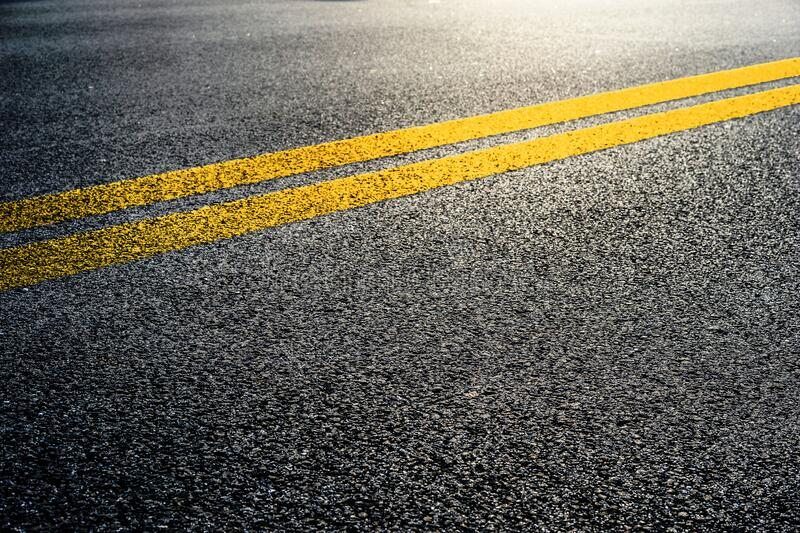
#> input picture double-yellow-lines.jpg, 800 x 533 px, given in place of the camera
$ python backup.py
#> lines starting #> are read from the running program, lines starting #| are printed output that depends on the picture; after the words box and inside, x2 and y2 are one past the last pixel; in counts of white or black regions, pixels touching at a corner belong together
import cv2
import numpy as np

# [109 lines left out: functions bild, select_rgb_white_yellow, gpt, senkrecht, not called in this run]


def line_vedio_detection():
    lower_yellow = np.array([10, 100, 20])
    upper_yellow = np.array([40, 255, 255])

    video = cv2.VideoCapture(0)

    while True:
        success, img = video.read()
#> img is the input picture: shape (533, 800, 3); mean B, G, R 87.2, 101.1, 105.1
        hsv = cv2.cvtColor(img, cv2.COLOR_BGR2HSV)
#> hsv: shape (533, 800, 3); mean H, S, V 54, 58.1, 107.8
        mask = cv2.inRange(hsv, lower_yellow, upper_yellow)
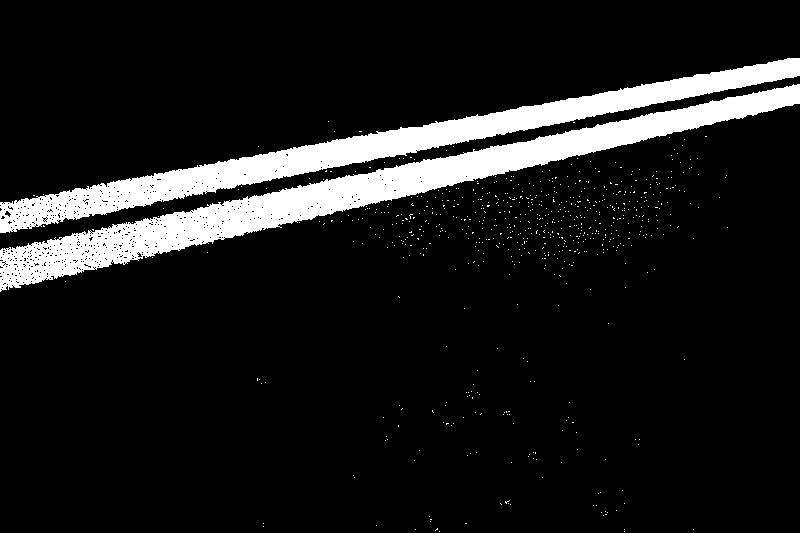
#> mask: shape (533, 800); 10.5% white; 682 white regions (680 under 20 px), largest, box (x1, y1, x2, y2) and area: (0, 84, 800, 292) 24288, (0, 58, 800, 233) 19795
        blur = cv2.GaussianBlur(mask, (5, 5), 0)
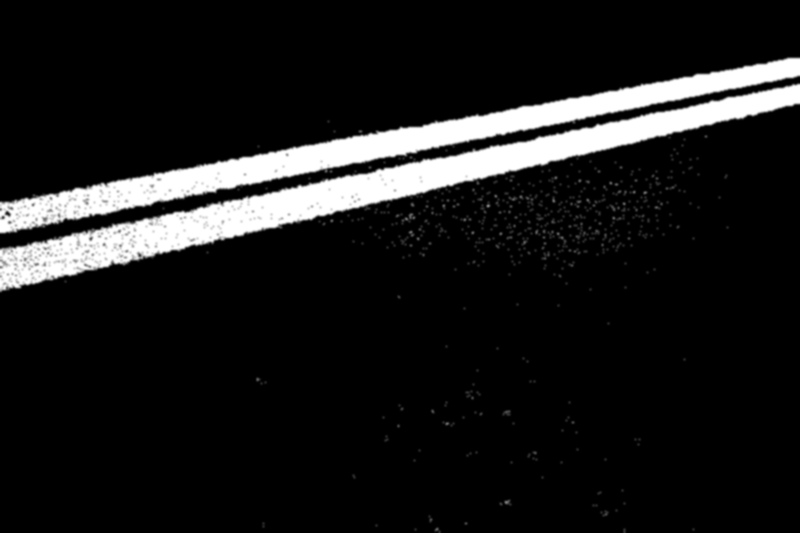
#> blur: shape (533, 800); min 0, max 255, mean 26.9
        edges = cv2.Canny(blur, 500, 300)
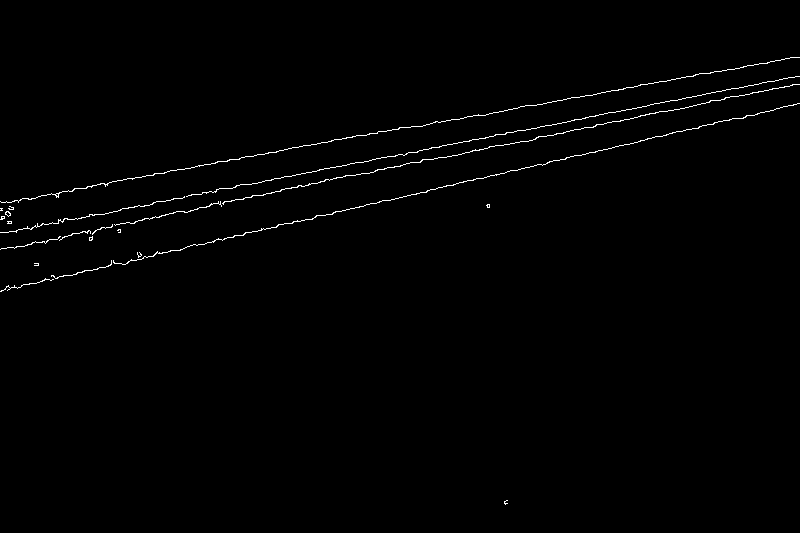
#> edges: shape (533, 800); 0.86% white in thin lines or dots, all inside (x1, y1, x2, y2) = (0, 57, 800, 505)

        lines = cv2.HoughLinesP(edges, 1, np.pi/180, threshold=60, minLineLength=30, maxLineGap=10)
#> lines = 23 rows, first 6: [423, 149, 799, 76], [315, 216, 647, 139], [18, 229, 75, 218], [49, 239, 182, 211], [1, 290, 118, 263], [353, 175, 441, 157]

        if lines is not None:

            filtered_lines = []
            for line in lines:
                x1, y1, x2, y2 = line[0]
                if abs(x1 - x2) < abs(y1 - y2) and abs(y1 - y2) > 30:
                    filtered_lines.append(line)
#> this loop made 23 passes
#> (x1, y1, x2, y2) on passes 1 to 12: (423, 149, 799, 76), (315, 216, 647, 139), (18, 229, 75, 218), (49, 239, 182, 211), (1, 290, 118, 263), (353, 175, 441, 157), (552, 101, 780, 60), (536, 137, 614, 121), (153, 202, 595, 116), (217, 161, 517, 108), (503, 145, 603, 124), (640, 140, 796, 104)
#> after the loop, filtered_lines = []

            for line in filtered_lines:
                x1, y1, x2, y2 = line[0]
                cv2.line(img, (x1, y1), (x2, y2), (0, 255, 0), 8)

                print(x1, y1, x2, y2)
#> this loop made 0 passes


        #print(lines[0][0])
        #img = cv2.line(img,(lines[0][0][0], lines[0][0][1] ),(lines[0][0][2], lines[0][0][3]),(255,0,0),5)

        cv2.imshow("edges", edges)
        cv2.imshow("mask", mask)
        cv2.imshow("webcam", img)
        cv2.waitKey(1)

if __name__ == '__main__':

    # [4 lines of commented-out code are left out]
    line_vedio_detection()

$ run again, on Sc.png
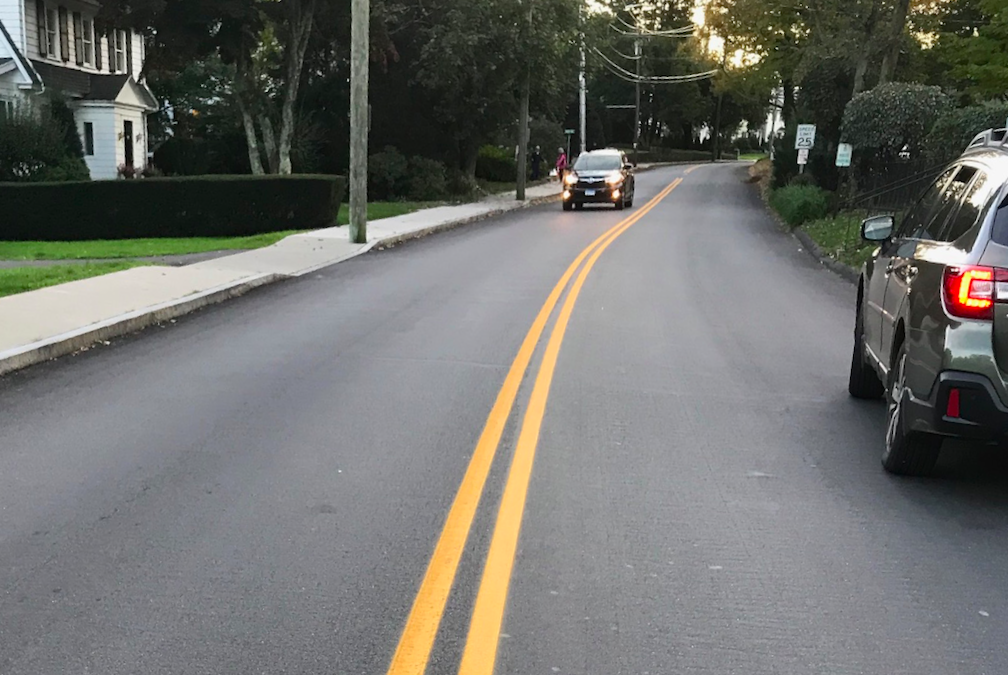
#> input picture Sc.png, 1008 x 675 px, given in place of the camera
#> in line_vedio_detection, img is the input picture: shape (675, 1008, 3); mean B, G, R 106.9, 111, 110.3
#> hsv: shape (675, 1008, 3); mean H, S, V 82.7, 34.4, 116.2
#> in line_vedio_detection, `mask = cv2.inRange(hsv, lower_yellow, upper_yellow)`:
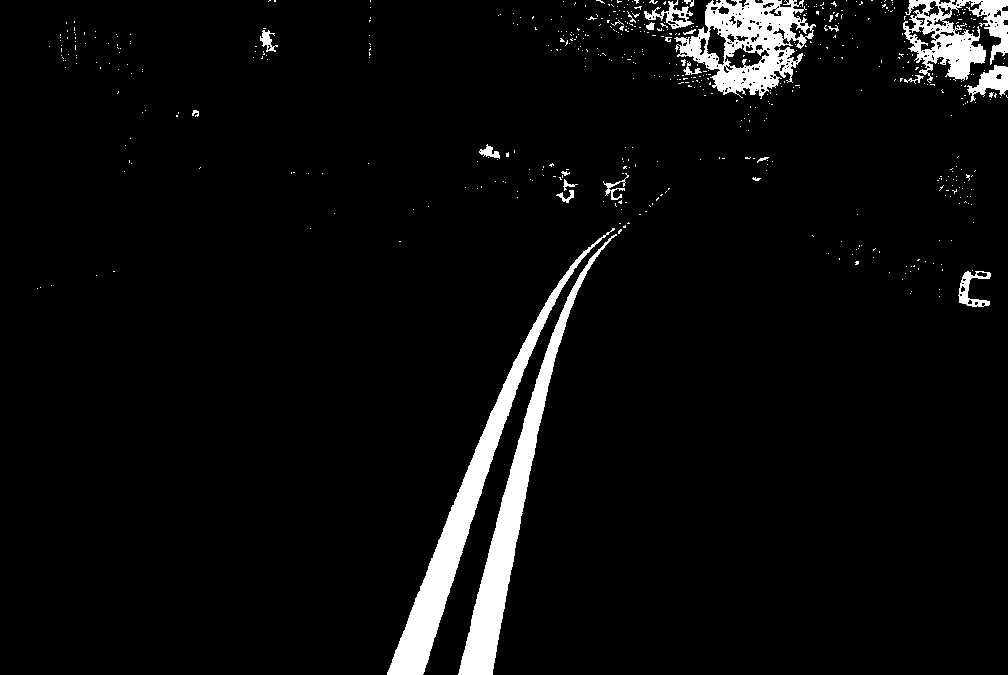
#> mask: shape (675, 1008); 4.8% white; 559 white regions (534 under 20 px), largest, box (x1, y1, x2, y2) and area: (387, 228, 615, 675) 9065, (458, 234, 617, 675) 8385, (674, 0, 816, 99) 6577
#> edges: shape (675, 1008); 1.1% white in thin lines or dots, all inside (x1, y1, x2, y2) = (191, 0, 1008, 675)
#> lines = 75 rows, first 6: [423, 673, 504, 422], [407, 619, 492, 408], [514, 553, 532, 459], [472, 612, 527, 406], [541, 420, 549, 381], [650, 2, 693, 2]
#> the loop in line_vedio_detection, `for line in lines:` made 75 passes
#> after the loop in line_vedio_detection, `for line in lines:`: filtered_lines = 19 items, first 6: [[423, 673, 504, 422]], [[407, 619, 492, 408]], [[514, 553, 532, 459]], [[472, 612, 527, 406]], [[541, 420, 549, 381]], [[470, 622, 496, 524]]
#> the loop in line_vedio_detection, `for line in filtered_lines:` made 19 passes
#> (printed output is left out)
#> after the loop in line_vedio_detection, `for line in filtered_lines:`:
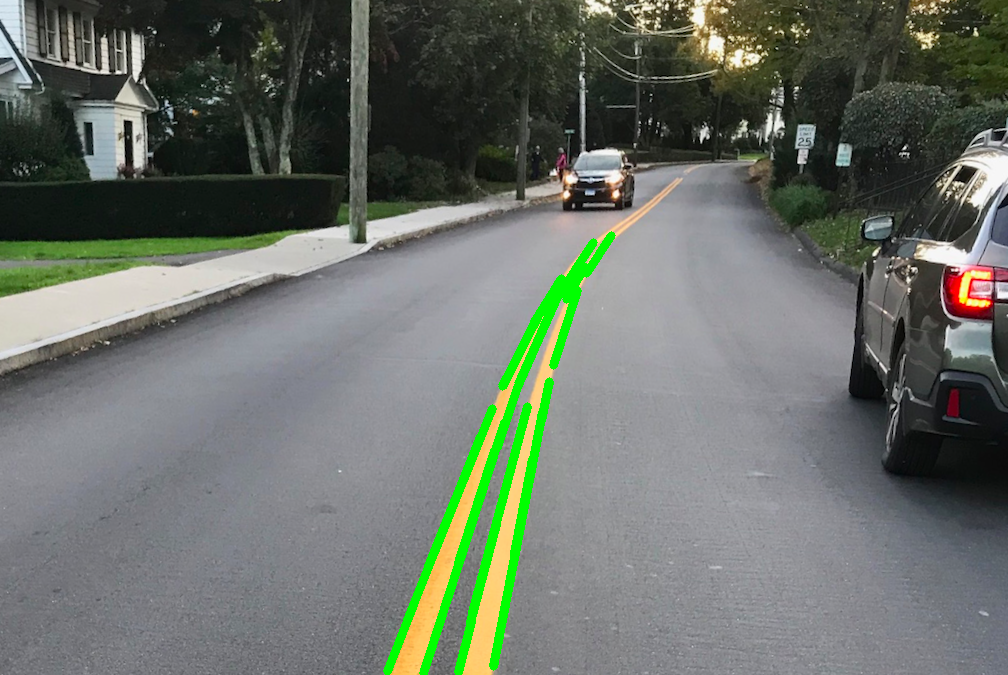
#> img: shape (675, 1008, 3); 2.16% of pixels changed, all inside (x1, y1, x2, y2) = (383, 231, 616, 675)
